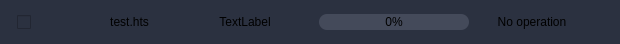
<?xml version="1.0" encoding="UTF-8"?>
<ui version="4.0">
 <class>ImprotItemWidget</class>
 <widget class="QWidget" name="ImprotItemWidget">
  <property name="geometry">
   <rect>
    <x>0</x>
    <y>0</y>
    <width>620</width>
    <height>44</height>
   </rect>
  </property>
  <property name="sizePolicy">
   <sizepolicy hsizetype="Minimum" vsizetype="Minimum">
    <horstretch>0</horstretch>
    <verstretch>0</verstretch>
   </sizepolicy>
  </property>
  <property name="minimumSize">
   <size>
    <width>620</width>
    <height>44</height>
   </size>
  </property>
  <property name="maximumSize">
   <size>
    <width>620</width>
    <height>44</height>
   </size>
  </property>
  <property name="windowTitle">
   <string>Form</string>
  </property>
  <property name="autoFillBackground">
   <bool>false</bool>
  </property>
  <property name="styleSheet">
   <string notr="true">background-color:#2B3140;</string>
  </property>
  <layout class="QHBoxLayout" name="horizontalLayout">
   <property name="spacing">
    <number>0</number>
   </property>
   <property name="leftMargin">
    <number>0</number>
   </property>
   <property name="topMargin">
    <number>0</number>
   </property>
   <property name="rightMargin">
    <number>0</number>
   </property>
   <property name="bottomMargin">
    <number>0</number>
   </property>
   <item>
    <widget class="QWidget" name="widget" native="true">
     <property name="sizePolicy">
      <sizepolicy hsizetype="Minimum" vsizetype="Minimum">
       <horstretch>0</horstretch>
       <verstretch>0</verstretch>
      </sizepolicy>
     </property>
     <property name="minimumSize">
      <size>
       <width>620</width>
       <height>44</height>
      </size>
     </property>
     <property name="maximumSize">
      <size>
       <width>620</width>
       <height>44</height>
      </size>
     </property>
     <property name="toolTipDuration">
      <number>-1</number>
     </property>
     <layout class="QHBoxLayout" name="horizontalLayout_2">
      <property name="spacing">
       <number>0</number>
      </property>
      <property name="leftMargin">
       <number>0</number>
      </property>
      <property name="topMargin">
       <number>0</number>
      </property>
      <property name="rightMargin">
       <number>0</number>
      </property>
      <property name="bottomMargin">
       <number>0</number>
      </property>
      <item>
       <spacer name="horizontalSpacer">
        <property name="orientation">
         <enum>Qt::Horizontal</enum>
        </property>
        <property name="sizeType">
         <enum>QSizePolicy::Maximum</enum>
        </property>
        <property name="sizeHint" stdset="0">
         <size>
          <width>20</width>
          <height>20</height>
         </size>
        </property>
       </spacer>
      </item>
      <item>
       <widget class="QCheckBox" name="checkBox">
        <property name="sizePolicy">
         <sizepolicy hsizetype="Maximum" vsizetype="Maximum">
          <horstretch>0</horstretch>
          <verstretch>0</verstretch>
         </sizepolicy>
        </property>
        <property name="minimumSize">
         <size>
          <width>16</width>
          <height>16</height>
         </size>
        </property>
        <property name="maximumSize">
         <size>
          <width>16</width>
          <height>16</height>
         </size>
        </property>
        <property name="text">
         <string/>
        </property>
       </widget>
      </item>
      <item>
       <spacer name="horizontalSpacer_2">
        <property name="orientation">
         <enum>Qt::Horizontal</enum>
        </property>
        <property name="sizeType">
         <enum>QSizePolicy::Maximum</enum>
        </property>
        <property name="sizeHint" stdset="0">
         <size>
          <width>80</width>
          <height>20</height>
         </size>
        </property>
       </spacer>
      </item>
      <item>
       <widget class="QLabel" name="nameLabel">
        <property name="text">
         <string>test.hts</string>
        </property>
        <property name="alignment">
         <set>Qt::AlignCenter</set>
        </property>
       </widget>
      </item>
      <item>
       <spacer name="horizontalSpacer_3">
        <property name="orientation">
         <enum>Qt::Horizontal</enum>
        </property>
        <property name="sizeType">
         <enum>QSizePolicy::Fixed</enum>
        </property>
        <property name="sizeHint" stdset="0">
         <size>
          <width>70</width>
          <height>20</height>
         </size>
        </property>
       </spacer>
      </item>
      <item>
       <widget class="QLabel" name="sizeLabel">
        <property name="text">
         <string>TextLabel</string>
        </property>
        <property name="alignment">
         <set>Qt::AlignCenter</set>
        </property>
       </widget>
      </item>
      <item>
       <spacer name="horizontalSpacer_4">
        <property name="orientation">
         <enum>Qt::Horizontal</enum>
        </property>
        <property name="sizeType">
         <enum>QSizePolicy::Maximum</enum>
        </property>
        <property name="sizeHint" stdset="0">
         <size>
          <width>50</width>
          <height>20</height>
         </size>
        </property>
       </spacer>
      </item>
      <item>
       <widget class="QProgressBar" name="progressBar">
        <property name="sizePolicy">
         <sizepolicy hsizetype="Minimum" vsizetype="Minimum">
          <horstretch>0</horstretch>
          <verstretch>0</verstretch>
         </sizepolicy>
        </property>
        <property name="minimumSize">
         <size>
          <width>150</width>
          <height>16</height>
         </size>
        </property>
        <property name="maximumSize">
         <size>
          <width>150</width>
          <height>16</height>
         </size>
        </property>
        <property name="styleSheet">
         <string notr="true">QProgressBar{
	font:9pt;
	border-radius:5px;
	text-align:center;

	background-color:#444A5A;
	border-color: rgb(180, 180, 180);
	border-radius:8px 8px 8px 8px;
}
QProgressBar:chunk{
	border-radius:8px 8px 8px 8px;
	background-color:#00A5FF;
}</string>
        </property>
        <property name="value">
         <number>0</number>
        </property>
        <property name="alignment">
         <set>Qt::AlignCenter</set>
        </property>
       </widget>
      </item>
      <item>
       <spacer name="horizontalSpacer_5">
        <property name="orientation">
         <enum>Qt::Horizontal</enum>
        </property>
        <property name="sizeType">
         <enum>QSizePolicy::Maximum</enum>
        </property>
        <property name="sizeHint" stdset="0">
         <size>
          <width>30</width>
          <height>20</height>
         </size>
        </property>
       </spacer>
      </item>
      <item>
       <widget class="QLabel" name="stateLabel">
        <property name="sizePolicy">
         <sizepolicy hsizetype="Maximum" vsizetype="Preferred">
          <horstretch>0</horstretch>
          <verstretch>0</verstretch>
         </sizepolicy>
        </property>
        <property name="minimumSize">
         <size>
          <width>72</width>
          <height>0</height>
         </size>
        </property>
        <property name="maximumSize">
         <size>
          <width>72</width>
          <height>16777215</height>
         </size>
        </property>
        <property name="text">
         <string>No operation</string>
        </property>
        <property name="alignment">
         <set>Qt::AlignCenter</set>
        </property>
       </widget>
      </item>
      <item>
       <spacer name="horizontalSpacer_6">
        <property name="orientation">
         <enum>Qt::Horizontal</enum>
        </property>
        <property name="sizeType">
         <enum>QSizePolicy::Maximum</enum>
        </property>
        <property name="sizeHint" stdset="0">
         <size>
          <width>55</width>
          <height>20</height>
         </size>
        </property>
       </spacer>
      </item>
     </layout>
    </widget>
   </item>
  </layout>
 </widget>
 <resources/>
 <connections/>
</ui>
